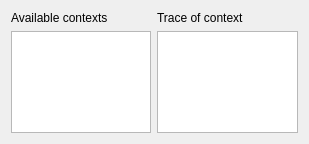
<?xml version="1.0" encoding="UTF-8"?>
<ui version="4.0">
 <class>Form</class>
 <widget class="QWidget" name="Form">
  <property name="geometry">
   <rect>
    <x>0</x>
    <y>0</y>
    <width>309</width>
    <height>144</height>
   </rect>
  </property>
  <property name="windowTitle">
   <string>Form</string>
  </property>
  <layout class="QGridLayout" name="gridLayout">
   <item row="0" column="0">
    <widget class="QLabel" name="connectionListLabel">
     <property name="text">
      <string>Available contexts</string>
     </property>
    </widget>
   </item>
   <item row="0" column="1">
    <widget class="QLabel" name="selectedConnectionTraceLabel">
     <property name="text">
      <string>Trace of context</string>
     </property>
    </widget>
   </item>
   <item row="1" column="0">
    <widget class="QTableView" name="connectionListTable"/>
   </item>
   <item row="1" column="1">
    <widget class="QTableView" name="selectedConnectionTraceTable"/>
   </item>
  </layout>
 </widget>
 <resources/>
 <connections/>
</ui>
